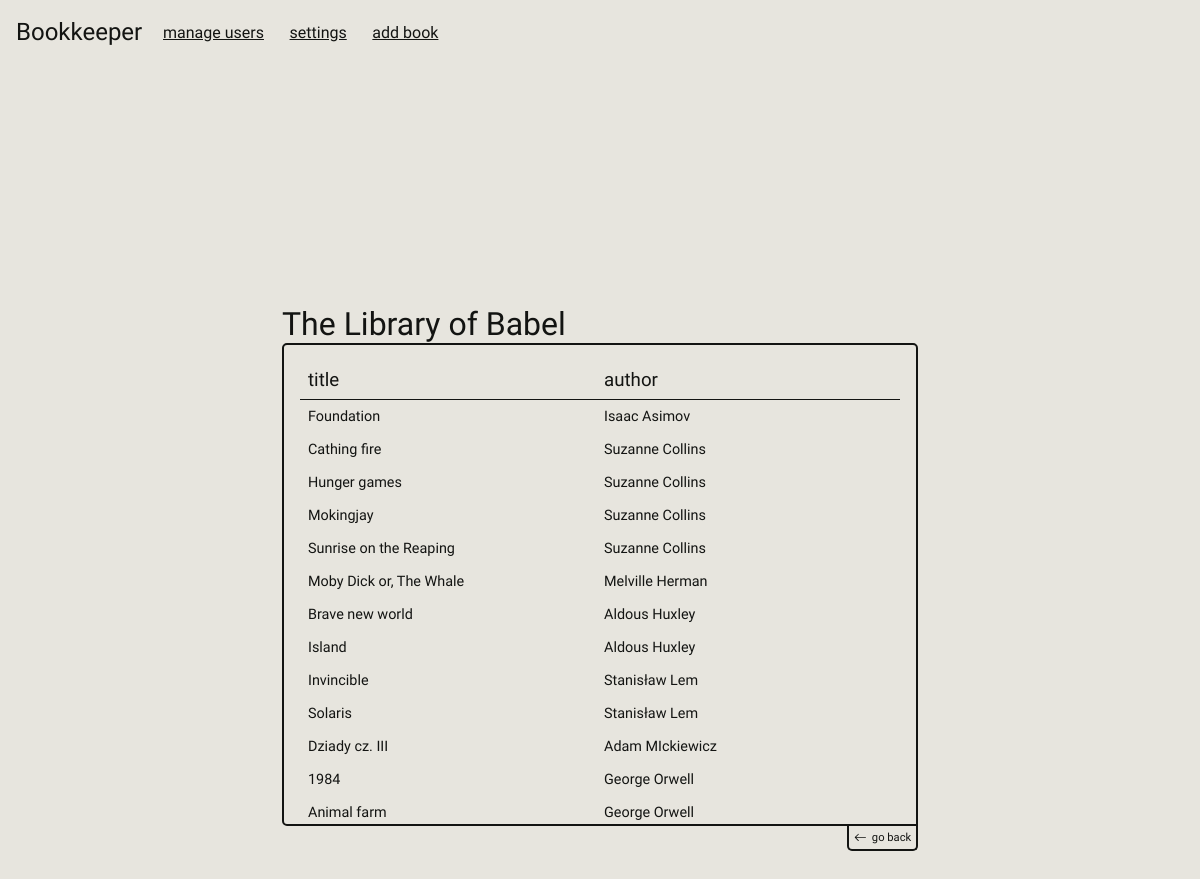
Before: /library/1 with the older database file.
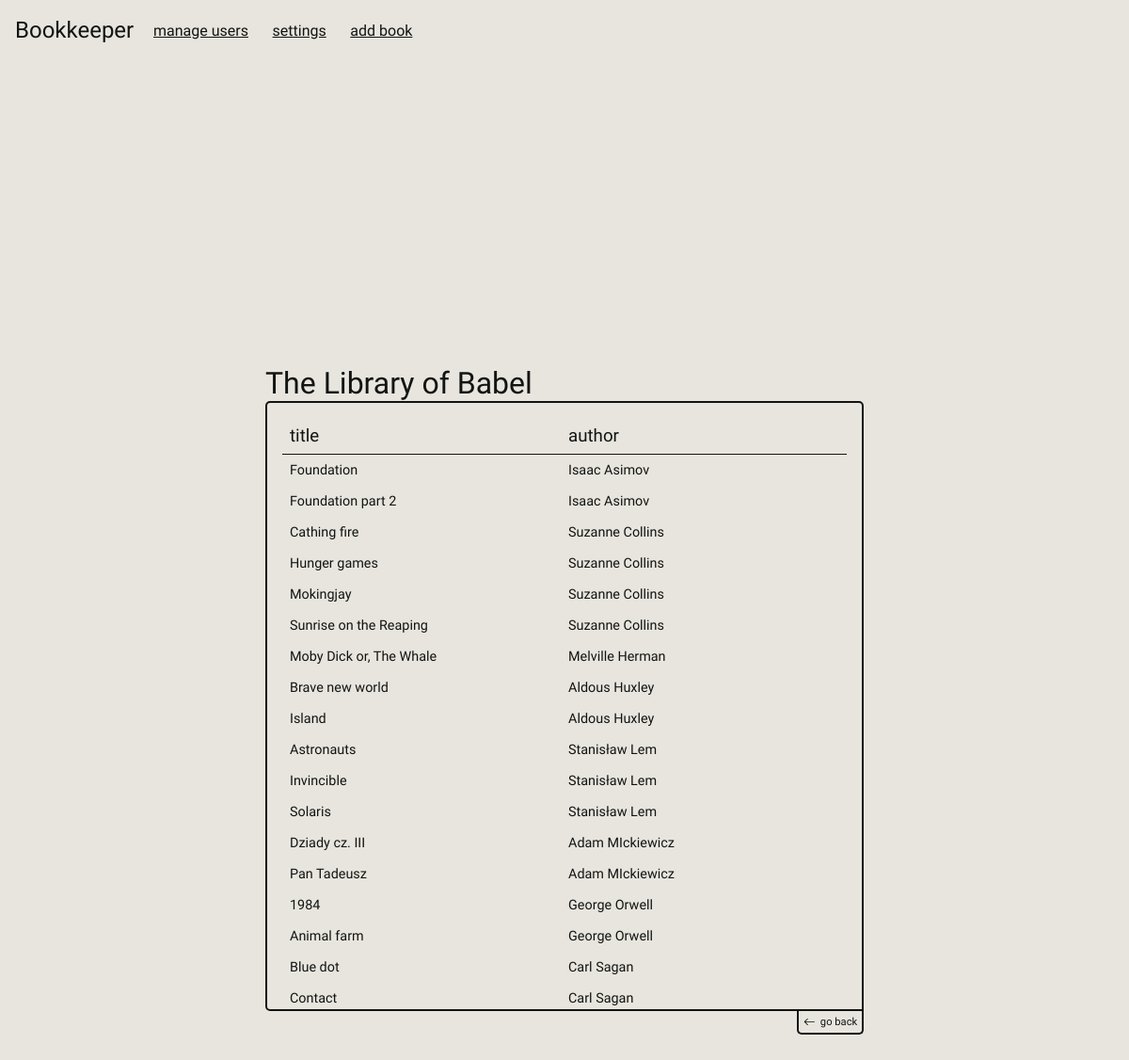
After: the same page with the newer database file.
### bookkeeper/database/models.py (models this page shows, shortened)
class Base(DeclarativeBase):
    id      = Column(Integer, primary_key = True)

class LibrarySchema(Base):
    __tablename__ = "libraries"
    name = Column(String, nullable = False)
    user_id = Column(Integer, ForeignKey("users.id"), nullable = False)
    user   = relationship("UserSchema", back_populates = "libraries")
    books  = relationship("BookSchema", back_populates = "library")

class BookSchema(Base):
    __tablename__ = "books"
    title   = Column(String, nullable  = False)
    edition = Column(Integer, nullable = True)
    status  = Column(Integer, nullable  = False)
    author_id  = Column(Integer, ForeignKey("authors.id"), nullable = False)
    held_by    = Column(Integer, ForeignKey("users.id"), nullable = False)
    library_id = Column(Integer, ForeignKey("libraries.id"), nullable = False)
    user    = relationship("UserSchema", back_populates = "books")
    author  = relationship("AuthorSchema", back_populates = "books")
    library = relationship("LibrarySchema", back_populates = "books")

class AuthorSchema(Base):
    __tablename__ = 'authors'
    name    = Column(String, nullable = False)
    surname = Column(String, nullable = True)
    books = relationship("BookSchema", back_populates = "author")

### bookkeeper/database/DTO.py (called while the page is built)
    def from_db(author: AuthorSchema):
        return Author(author.name, author.surname, author.id)

    def from_db(user: UserSchema):
        if user: return User(user.name, user.surname, user.id)

    def from_db(library: LibrarySchema):
        return Library(library.name, owned_by=User.from_db(library.user).id, id = library.id, owner = User.from_db(library.user))

    def from_db(book: BookSchema):
        return Book(
            title = book.title,
            author_id = book.author.id,
            edition = book.edition,
            status = book.status,
            library = Library.from_db(book.library),
            library_id=book.library.id,
            user = User.from_db(book.user),
            user_id = book.held_by,
            id = book.id,
            author = Author.from_db(book.author)
        )

### bookkeeper/database/database.py (called while the page is built)
    def get_library_by_id(self, id):
        session = Session(bind = self.engine)
        resp = DBResponse(DBMessage.OBJECT , Library.from_db(session.query(LibrarySchema).where(LibrarySchema.id == id).first()))
        session.close()
        return resp

    def get_books_by_library(self, library_id : int) -> DBResponse:
        session =  Session(bind = self.engine)
        resp =  DBResponse(DBMessage.OBJECT_LIST, [Book.from_db(obj) for obj in session.query(LibrarySchema).where(LibrarySchema.id == library_id).first().books])
        session.close()
        return resp

### bookkeeper/desktop/__init__.py (called while the page is built)
    def __call__(self, **kwargs):
        return self.action(**kwargs, **self.kwargs)

### bookkeeper/desktop/routes.py (called while the page is built)
def library(id: int, db : Database):
    library = db.get_library_by_id(id)
    books = db.get_books_by_library(id).value
    books.sort(key  =lambda x: [x.author.surname, x.title])
    return render_page("library.html", library = db.get_library_by_id(id).value, books= books)

### bookkeeper/desktop/utils.py (called while the page is built)
def render_page(template, **kwargs):
    mode = get_setting("dark-mode", False)
    go_back = get_arg("go_back")
    return render_template(template, mode= "dark" if mode else "light", go_back = go_back, **kwargs)

def get_arg(arg_name: str, cast_to :type = str):
    try:
        ans = request.args[arg_name]
    except: return None
    try:
        return cast_to(ans)
    except:
        return None

### bookkeeper/desktop/templates/library.html
{% extends "base.html" %}
{% block head %}
<link rel="stylesheet" href="{{ url_for('static', filename='css/library.css') }}">
{% endblock %}
{% block add_to_nav %}
<a href="/add-book/{{library.id}}?go_back={{url_for(request.endpoint, **request.view_args)}}">add book</a>
{% endblock %}
{% block body %}
<div class="content">
    <h1>{{library.name}}</h1>
    <div class = "book-wrap">
        <div class = "header">
            <h3>title</h3>
            <h3>author</h3>
        </div>
            {% for book in books %}
            <a href = "/book/{{book.id|string}}?go_back={{url_for(request.endpoint, **request.view_args)}}" class = "row">
                <p>{{book.title}}</p>
                <p>{{book.author.name}} {{book.author.surname}}</p>
            </a>
            {% endfor %}
    </div>
    <div class="go-back">
        <a href="/home" > <svg xmlns="http://www.w3.org/2000/svg"   class="bi bi-arrow-left" viewBox="0 0 16 16">
  <path fill-rule="evenodd" d="M15 8a.5.5 0 0 0-.5-.5H2.707l3.147-3.146a.5.5 0 1 0-.708-.708l-4 4a.5.5 0 0 0 0 .708l4 4a.5.5 0 0 0 .708-.708L2.707 8.5H14.5A.5.5 0 0 0 15 8"/>
</svg> go back</a>
    </div>
</div>
{% endblock %}

### bookkeeper/desktop/templates/base.html (shortened to what this page needs)
<!DOCTYPE html>
<html lang="en">
<head>
<link rel="stylesheet" href="{{ url_for('static', filename='css/global.css') }}">
{% block head %}{% endblock %}
</head>
    {% block nav %}
    <nav>
        <h1><a class="home" href = "/home">Bookkeeper</a></h1>
        <a  href="/manage-users">manage users</a>
        <a href="/settings">settings</a>
        {% block add_to_nav %}
        {% endblock %}
    </nav>
    {% endblock %}
<body class = "{{mode}}">
    <div class="body-wrapper">
    {% block body %}{% endblock %}
    </div>
</body>
</html>

### bookkeeper/desktop/static/css/global.css (style rules this page uses)
* { padding: 0; margin: 0; font-family: "MedievalSharp", cursive; font-weight: 400; font-style: normal; }
.light { --background-color: #e7e5de; --text-color: #131412; --input-background-color: #d8d7d2; }
body { background-color: var(--background-color); color: var(--text-color); height:100vh; padding: 0;; overflow-y: scroll; }
.body-wrapper { overflow-y: scroll; height:calc(100vh - 4rem); max-height:calc(100vh - 4rem); position: fixed; width:100%; z-index: 1; box-sizing: content-box; }
nav { position: relative; z-index:99; top:0; left:0; background-color: var(--background-color); padding: 1rem; display: flex; align-items: center; justify-content: left; gap:1rem; }
nav h1 { display: flex; align-items: center; height: 2rem; }
nav a { padding: .3rem; color: var(--text-color); border-radius: 5px; transition: .1s; text-align: center; }
nav .home { text-decoration: none; background-color: transparent; padding: 0; border: 0px; color: var(--text-color); }
.go-back { width:100%; text-align: right; display: flex; justify-content: right; gap:.1rem }
.go-back a { border: 2px solid var(--text-color); border-top: 0; border-radius: 0 0 5px 5px; font-size: .7rem; color: var(--text-color); padding: .3rem; text-decoration: none; transition: .1s; display: flex; align-items: center; gap: .3rem; }
.go-back svg { font-size: 70%; width:.8rem; fill: var(--text-color); }

### bookkeeper/desktop/static/css/library.css (style rules this page uses)
.body-wrapper { display: flex; justify-content: center; align-items: center; }
.content { display: flex; flex-direction: column; max-height: 50vh; }
.book-wrap { border: 2px solid var(--text-color); min-width: 50vw; max-width: 90vw; overflow-y: scroll; padding: 1rem; border-radius: 5px 5px 0 5px ; }
.header { border-bottom: 1px solid var(--text-color); padding: .5rem; display: grid; grid-template-columns: 1fr 1fr; gap:.5rem; }
.row { color: var(--text-color); text-decoration: none; font-size: 90%; padding: .5rem; display: grid; grid-template-columns: 1fr 1fr; transition: .1s; gap:.5rem; }
p { overflow: hidden; white-space:nowrap; text-overflow: ellipsis; }

Changed rows visible on the page:
added BookSchema: title "Foundation part 2", author.name "Isaac", author.surname "Asimov"
added BookSchema: title "Astronauts", author.name "Stanisław", author.surname "Lem"
added BookSchema: title "Pan Tadeusz", author.name "Adam", author.surname "MIckiewicz"
added BookSchema: title "Blue dot", author.name "Carl", author.surname "Sagan"
added BookSchema: title "Contact", author.name "Carl", author.surname "Sagan"
